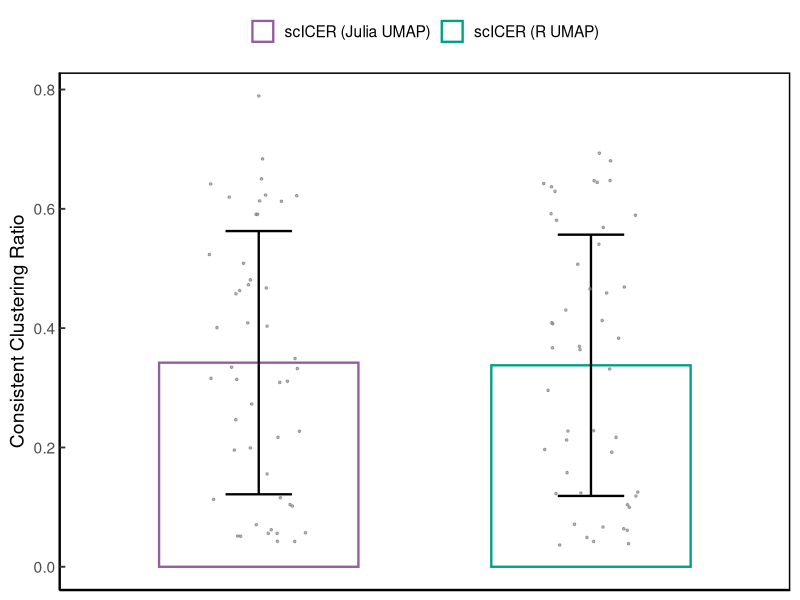

R code for this plot:
#!/usr/bin/env Rscript

library(ggplot2)
library(dplyr)
library(readr)

df <- read_tsv("data/tables/benchmark/benchmark_summary_primary.tsv", col_types = cols(.default = col_character()))

df_plot <- df %>%
  filter(method == "Julia" | (method == "sclens" & graph == "umap")) %>%
  mutate(
    Consistent_Clustering_Ratio = as.numeric(Consistent_Clustering_Ratio),
    method = case_when(method == "Julia" ~ "scICER (Julia UMAP)", method == "sclens" & graph == "umap" ~ "scICER (R UMAP)"),
    method = factor(method, levels = c("scICER (Julia UMAP)", "scICER (R UMAP)"))
  )

ggplot(df_plot, aes(x = method, y = Consistent_Clustering_Ratio)) +
  stat_summary(aes(color = method), fun = mean, geom = "bar", fill = NA, width = 0.6, linewidth = 0.8) +
  stat_summary(fun.data = mean_sdl, fun.args = list(mult = 1), geom = "errorbar", width = 0.2, color = "black", linewidth = 0.8) +
  geom_point(color = "gray50", position = position_jitter(width = 0.15), alpha = 0.6, size = 0.6) +
  scale_color_manual(values = c("scICER (Julia UMAP)" = "#925E9FFF", "scICER (R UMAP)" = "#00A087FF"), name = NULL) +
  expand_limits(y = 0) +
  labs(x = NULL, y = "Consistent Clustering Ratio") +
  theme_classic(base_size = 14) +
  theme(axis.ticks.x = element_blank(), axis.text.x = element_blank(), axis.ticks.length = unit(-0.15, "cm"), panel.border = element_rect(color = "black", fill = NA, linewidth = 1), legend.position = "top", legend.key = element_blank())
